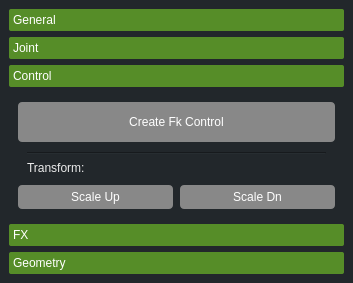
<?xml version="1.0" encoding="UTF-8"?>
<ui version="4.0">
 <class>jcToolKit</class>
 <widget class="QDialog" name="jcToolKit">
  <property name="geometry">
   <rect>
    <x>0</x>
    <y>0</y>
    <width>353</width>
    <height>283</height>
   </rect>
  </property>
  <property name="sizePolicy">
   <sizepolicy hsizetype="Preferred" vsizetype="Preferred">
    <horstretch>0</horstretch>
    <verstretch>0</verstretch>
   </sizepolicy>
  </property>
  <property name="windowTitle">
   <string>jcToolKit</string>
  </property>
  <property name="windowIcon">
   <iconset>
    <normaloff>img/toolkit.png</normaloff>img/toolkit.png</iconset>
  </property>
  <property name="styleSheet">
   <string notr="true">
QWidget{
    color: rgb(201, 202, 204);
	background-color: rgb(34, 39, 43);
	selection-background-color: rgb(1, 79, 131);
	color: rgb(235, 235, 235);
}

QListWidget::item:selected
{
   color: rgb(235, 235, 235);
   background-color: rgb(61, 120, 200);
}

QPushButton { 
	border:0px;
}

QPushButton:hover {background-color: rgb(55, 90, 126); }

QPushButton:pressed{ 
	 border: 0px solid green;
}

QToolTip { 
	background-color: rgb(52, 52, 52);
	color: rgb(241, 241, 241);
	border: black solid 1px;
}</string>
  </property>
  <layout class="QVBoxLayout" name="verticalLayout">
   <property name="leftMargin">
    <number>0</number>
   </property>
   <property name="topMargin">
    <number>0</number>
   </property>
   <property name="rightMargin">
    <number>0</number>
   </property>
   <property name="bottomMargin">
    <number>0</number>
   </property>
   <item>
    <widget class="QWidget" name="widget" native="true">
     <property name="sizePolicy">
      <sizepolicy hsizetype="Preferred" vsizetype="Preferred">
       <horstretch>0</horstretch>
       <verstretch>0</verstretch>
      </sizepolicy>
     </property>
     <layout class="QVBoxLayout" name="verticalLayout_2">
      <item>
       <widget class="QToolBox" name="toolBox">
        <property name="sizePolicy">
         <sizepolicy hsizetype="Preferred" vsizetype="Minimum">
          <horstretch>0</horstretch>
          <verstretch>0</verstretch>
         </sizepolicy>
        </property>
        <property name="minimumSize">
         <size>
          <width>0</width>
          <height>0</height>
         </size>
        </property>
        <property name="styleSheet">
         <string notr="true">QToolBox::tab{
	background-color:rgb(86,141,40);
	border-radius: 2px;
	color:rgb(255,255,255);
	font:75 12pt &quot;MS Shell Dlg 2&quot;;
}

QToolBox::tab: selected{
	background-color:rgb(220,252,190);
	color:rgb(86,141,40);
	font: 75 12pt &quot;MS Shell Dlg 2&quot;;
}


</string>
        </property>
        <property name="currentIndex">
         <number>2</number>
        </property>
        <widget class="QWidget" name="pgGeneral">
         <property name="geometry">
          <rect>
           <x>0</x>
           <y>0</y>
           <width>335</width>
           <height>155</height>
          </rect>
         </property>
         <property name="sizePolicy">
          <sizepolicy hsizetype="Expanding" vsizetype="Expanding">
           <horstretch>0</horstretch>
           <verstretch>30</verstretch>
          </sizepolicy>
         </property>
         <property name="minimumSize">
          <size>
           <width>0</width>
           <height>0</height>
          </size>
         </property>
         <property name="sizeIncrement">
          <size>
           <width>0</width>
           <height>0</height>
          </size>
         </property>
         <property name="styleSheet">
          <string notr="true">/*-----QPushButton-----*/
QPushButton
{
	background-color: rgb(136, 136, 136);
	color:#fff;
	min-width: 80px;
	border-radius: 4px;
	padding: 5px;

}


QPushButton::flat
{
	background-color: #148,149,151;
	border: none;
	color: #000;

}


QPushButton::disabled
{
	background-color: #606060;
	color: #959595;
	border-color: #051a39;

}


QPushButton::hover
{
	background-color: #148,149,151;
	border: 1px solid #46a2da;

}


QPushButton::pressed
{
	background-color: #2385b4;
	border: 1px solid #46a2da;

}


QPushButton::checked
{
	background-color: #bd5355;
	border: 1px solid #bd5355;
}</string>
         </property>
         <attribute name="label">
          <string>General</string>
         </attribute>
         <layout class="QVBoxLayout" name="verticalLayout_3">
          <property name="bottomMargin">
           <number>0</number>
          </property>
          <item>
           <layout class="QVBoxLayout" name="verticalLayout_11">
            <item>
             <widget class="QPushButton" name="btnSnap">
              <property name="sizePolicy">
               <sizepolicy hsizetype="Minimum" vsizetype="Preferred">
                <horstretch>0</horstretch>
                <verstretch>0</verstretch>
               </sizepolicy>
              </property>
              <property name="text">
               <string>Snap</string>
              </property>
             </widget>
            </item>
            <item>
             <widget class="QPushButton" name="btnOffsetGrp">
              <property name="sizePolicy">
               <sizepolicy hsizetype="Minimum" vsizetype="Preferred">
                <horstretch>0</horstretch>
                <verstretch>0</verstretch>
               </sizepolicy>
              </property>
              <property name="text">
               <string>Offset Group</string>
              </property>
             </widget>
            </item>
            <item>
             <layout class="QHBoxLayout" name="horizontalLayout_9">
              <item>
               <widget class="QPushButton" name="btnLockHide">
                <property name="sizePolicy">
                 <sizepolicy hsizetype="Minimum" vsizetype="Preferred">
                  <horstretch>0</horstretch>
                  <verstretch>0</verstretch>
                 </sizepolicy>
                </property>
                <property name="minimumSize">
                 <size>
                  <width>90</width>
                  <height>0</height>
                 </size>
                </property>
                <property name="text">
                 <string>Lock/Hide All</string>
                </property>
               </widget>
              </item>
              <item>
               <widget class="QPushButton" name="btnUnlockAll">
                <property name="sizePolicy">
                 <sizepolicy hsizetype="Minimum" vsizetype="Preferred">
                  <horstretch>0</horstretch>
                  <verstretch>0</verstretch>
                 </sizepolicy>
                </property>
                <property name="minimumSize">
                 <size>
                  <width>90</width>
                  <height>0</height>
                 </size>
                </property>
                <property name="text">
                 <string>Unlock All</string>
                </property>
               </widget>
              </item>
             </layout>
            </item>
            <item>
             <layout class="QVBoxLayout" name="verticalLayout_4">
              <item>
               <widget class="Line" name="line_2">
                <property name="orientation">
                 <enum>Qt::Horizontal</enum>
                </property>
               </widget>
              </item>
              <item>
               <widget class="QLabel" name="lblConnect">
                <property name="sizePolicy">
                 <sizepolicy hsizetype="Minimum" vsizetype="Fixed">
                  <horstretch>0</horstretch>
                  <verstretch>0</verstretch>
                 </sizepolicy>
                </property>
                <property name="text">
                 <string>Connect:</string>
                </property>
               </widget>
              </item>
              <item>
               <layout class="QHBoxLayout" name="horizontalLayout_10">
                <item>
                 <widget class="QPushButton" name="btnScale">
                  <property name="sizePolicy">
                   <sizepolicy hsizetype="Preferred" vsizetype="Preferred">
                    <horstretch>0</horstretch>
                    <verstretch>0</verstretch>
                   </sizepolicy>
                  </property>
                  <property name="minimumSize">
                   <size>
                    <width>90</width>
                    <height>0</height>
                   </size>
                  </property>
                  <property name="text">
                   <string>Scale</string>
                  </property>
                 </widget>
                </item>
                <item>
                 <widget class="QPushButton" name="btnRotate">
                  <property name="sizePolicy">
                   <sizepolicy hsizetype="Preferred" vsizetype="Preferred">
                    <horstretch>0</horstretch>
                    <verstretch>0</verstretch>
                   </sizepolicy>
                  </property>
                  <property name="minimumSize">
                   <size>
                    <width>90</width>
                    <height>0</height>
                   </size>
                  </property>
                  <property name="text">
                   <string>Rotate</string>
                  </property>
                 </widget>
                </item>
                <item>
                 <widget class="QPushButton" name="btnTranslate">
                  <property name="sizePolicy">
                   <sizepolicy hsizetype="Preferred" vsizetype="Preferred">
                    <horstretch>0</horstretch>
                    <verstretch>0</verstretch>
                   </sizepolicy>
                  </property>
                  <property name="minimumSize">
                   <size>
                    <width>90</width>
                    <height>0</height>
                   </size>
                  </property>
                  <property name="text">
                   <string>Translate</string>
                  </property>
                 </widget>
                </item>
               </layout>
              </item>
             </layout>
            </item>
           </layout>
          </item>
         </layout>
        </widget>
        <widget class="QWidget" name="pgJoint">
         <property name="geometry">
          <rect>
           <x>0</x>
           <y>0</y>
           <width>335</width>
           <height>191</height>
          </rect>
         </property>
         <property name="sizePolicy">
          <sizepolicy hsizetype="Expanding" vsizetype="Expanding">
           <horstretch>0</horstretch>
           <verstretch>30</verstretch>
          </sizepolicy>
         </property>
         <property name="minimumSize">
          <size>
           <width>0</width>
           <height>0</height>
          </size>
         </property>
         <property name="styleSheet">
          <string notr="true">/*-----QPushButton-----*/
QPushButton
{
	background-color: rgb(136, 136, 136);
	color:#fff;
	min-width: 80px;
	border-radius: 4px;
	padding: 5px;

}


QPushButton::flat
{
	background-color: #148,149,151;
	border: none;
	color: #000;

}


QPushButton::disabled
{
	background-color: #606060;
	color: #959595;
	border-color: #051a39;

}


QPushButton::hover
{
	background-color: #148,149,151;
	border: 1px solid #46a2da;

}


QPushButton::pressed
{
	background-color: #2385b4;
	border: 1px solid #46a2da;

}


QPushButton::checked
{
	background-color: #bd5355;
	border: 1px solid #bd5355;
}</string>
         </property>
         <attribute name="label">
          <string>Joint</string>
         </attribute>
         <layout class="QHBoxLayout" name="horizontalLayout_3">
          <property name="spacing">
           <number>6</number>
          </property>
          <item>
           <layout class="QVBoxLayout" name="verticalLayout_6" stretch="0,0,0,0,0,0,0">
            <property name="spacing">
             <number>6</number>
            </property>
            <property name="topMargin">
             <number>0</number>
            </property>
            <property name="bottomMargin">
             <number>0</number>
            </property>
            <item alignment="Qt::AlignTop">
             <widget class="QPushButton" name="btnAverageJnt">
              <property name="sizePolicy">
               <sizepolicy hsizetype="Minimum" vsizetype="Preferred">
                <horstretch>0</horstretch>
                <verstretch>0</verstretch>
               </sizepolicy>
              </property>
              <property name="text">
               <string>Average Joint</string>
              </property>
             </widget>
            </item>
            <item alignment="Qt::AlignTop">
             <widget class="QPushButton" name="btnSelJoint">
              <property name="sizePolicy">
               <sizepolicy hsizetype="Minimum" vsizetype="Preferred">
                <horstretch>0</horstretch>
                <verstretch>0</verstretch>
               </sizepolicy>
              </property>
              <property name="text">
               <string>Selection to Joints</string>
              </property>
             </widget>
            </item>
            <item>
             <widget class="Line" name="line_4">
              <property name="orientation">
               <enum>Qt::Horizontal</enum>
              </property>
             </widget>
            </item>
            <item>
             <widget class="QLabel" name="label">
              <property name="text">
               <string>Fk Joint:</string>
              </property>
             </widget>
            </item>
            <item>
             <layout class="QHBoxLayout" name="horizontalLayout_12">
              <item>
               <widget class="QLabel" name="label_5">
                <property name="text">
                 <string>Prefix:</string>
                </property>
               </widget>
              </item>
              <item>
               <widget class="QLineEdit" name="leFkJoint"/>
              </item>
              <item>
               <widget class="QSpinBox" name="spinBox"/>
              </item>
              <item>
               <widget class="QPushButton" name="btnFkJntCreate">
                <property name="text">
                 <string>Create</string>
                </property>
               </widget>
              </item>
             </layout>
            </item>
            <item>
             <widget class="Line" name="line">
              <property name="orientation">
               <enum>Qt::Horizontal</enum>
              </property>
             </widget>
            </item>
            <item>
             <layout class="QVBoxLayout" name="verticalLayout_5">
              <property name="spacing">
               <number>5</number>
              </property>
              <item>
               <widget class="QLabel" name="label_2">
                <property name="sizePolicy">
                 <sizepolicy hsizetype="Preferred" vsizetype="Maximum">
                  <horstretch>0</horstretch>
                  <verstretch>0</verstretch>
                 </sizepolicy>
                </property>
                <property name="minimumSize">
                 <size>
                  <width>0</width>
                  <height>0</height>
                 </size>
                </property>
                <property name="text">
                 <string>Axis Visibility:</string>
                </property>
               </widget>
              </item>
              <item>
               <layout class="QHBoxLayout" name="horizontalLayout_4">
                <item>
                 <widget class="QPushButton" name="pushButton_3">
                  <property name="minimumSize">
                   <size>
                    <width>90</width>
                    <height>0</height>
                   </size>
                  </property>
                  <property name="text">
                   <string>Show/Hide Selection</string>
                  </property>
                 </widget>
                </item>
                <item>
                 <widget class="QPushButton" name="pushButton_2">
                  <property name="minimumSize">
                   <size>
                    <width>90</width>
                    <height>0</height>
                   </size>
                  </property>
                  <property name="text">
                   <string>Show/Hide All</string>
                  </property>
                 </widget>
                </item>
               </layout>
              </item>
             </layout>
            </item>
           </layout>
          </item>
         </layout>
        </widget>
        <widget class="QWidget" name="pgControl">
         <property name="geometry">
          <rect>
           <x>0</x>
           <y>0</y>
           <width>335</width>
           <height>130</height>
          </rect>
         </property>
         <property name="sizePolicy">
          <sizepolicy hsizetype="Expanding" vsizetype="Expanding">
           <horstretch>0</horstretch>
           <verstretch>30</verstretch>
          </sizepolicy>
         </property>
         <property name="styleSheet">
          <string notr="true">/*-----QPushButton-----*/
QPushButton
{
	background-color: rgb(136, 136, 136);
	color:#fff;
	min-width: 80px;
	border-radius: 4px;
	padding: 5px;

}


QPushButton::flat
{
	background-color: #148,149,151;
	border: none;
	color: #000;

}


QPushButton::disabled
{
	background-color: #606060;
	color: #959595;
	border-color: #051a39;

}


QPushButton::hover
{
	background-color: #148,149,151;
	border: 1px solid #46a2da;

}


QPushButton::pressed
{
	background-color: #2385b4;
	border: 1px solid #46a2da;

}


QPushButton::checked
{
	background-color: #bd5355;
	border: 1px solid #bd5355;
}</string>
         </property>
         <attribute name="label">
          <string>Control</string>
         </attribute>
         <layout class="QVBoxLayout" name="verticalLayout_14">
          <item>
           <layout class="QVBoxLayout" name="verticalLayout_13">
            <property name="spacing">
             <number>1</number>
            </property>
            <item>
             <widget class="QPushButton" name="btnCreatCtrl">
              <property name="sizePolicy">
               <sizepolicy hsizetype="Minimum" vsizetype="Preferred">
                <horstretch>0</horstretch>
                <verstretch>0</verstretch>
               </sizepolicy>
              </property>
              <property name="text">
               <string>Create Fk Control</string>
              </property>
             </widget>
            </item>
            <item>
             <widget class="QWidget" name="widget_4" native="true">
              <property name="sizePolicy">
               <sizepolicy hsizetype="Preferred" vsizetype="Fixed">
                <horstretch>0</horstretch>
                <verstretch>0</verstretch>
               </sizepolicy>
              </property>
              <property name="minimumSize">
               <size>
                <width>0</width>
                <height>25</height>
               </size>
              </property>
              <layout class="QVBoxLayout" name="verticalLayout_16">
               <item>
                <widget class="Line" name="line_3">
                 <property name="orientation">
                  <enum>Qt::Horizontal</enum>
                 </property>
                </widget>
               </item>
               <item>
                <widget class="QLabel" name="label_4">
                 <property name="text">
                  <string>Transform:</string>
                 </property>
                </widget>
               </item>
              </layout>
             </widget>
            </item>
            <item>
             <layout class="QHBoxLayout" name="horizontalLayout_8">
              <property name="spacing">
               <number>7</number>
              </property>
              <item>
               <widget class="QPushButton" name="btnScaleUp">
                <property name="sizePolicy">
                 <sizepolicy hsizetype="Minimum" vsizetype="Fixed">
                  <horstretch>0</horstretch>
                  <verstretch>0</verstretch>
                 </sizepolicy>
                </property>
                <property name="text">
                 <string>Scale Up</string>
                </property>
               </widget>
              </item>
              <item>
               <widget class="QPushButton" name="btnScaleDn">
                <property name="sizePolicy">
                 <sizepolicy hsizetype="Minimum" vsizetype="Fixed">
                  <horstretch>0</horstretch>
                  <verstretch>0</verstretch>
                 </sizepolicy>
                </property>
                <property name="text">
                 <string>Scale Dn</string>
                </property>
               </widget>
              </item>
             </layout>
            </item>
           </layout>
          </item>
         </layout>
        </widget>
        <widget class="QWidget" name="pgFX">
         <property name="geometry">
          <rect>
           <x>0</x>
           <y>0</y>
           <width>335</width>
           <height>133</height>
          </rect>
         </property>
         <property name="sizePolicy">
          <sizepolicy hsizetype="Expanding" vsizetype="Expanding">
           <horstretch>0</horstretch>
           <verstretch>30</verstretch>
          </sizepolicy>
         </property>
         <property name="minimumSize">
          <size>
           <width>0</width>
           <height>0</height>
          </size>
         </property>
         <property name="styleSheet">
          <string notr="true">/*-----QPushButton-----*/
QPushButton
{
	background-color: rgb(136, 136, 136);
	color:#fff;
	min-width: 80px;
	border-radius: 4px;
	padding: 5px;

}


QPushButton::flat
{
	background-color: #148,149,151;
	border: none;
	color: #000;

}


QPushButton::disabled
{
	background-color: #606060;
	color: #959595;
	border-color: #051a39;

}


QPushButton::hover
{
	background-color: #148,149,151;
	border: 1px solid #46a2da;

}


QPushButton::pressed
{
	background-color: #2385b4;
	border: 1px solid #46a2da;

}


QPushButton::checked
{
	background-color: #bd5355;
	border: 1px solid #bd5355;
}</string>
         </property>
         <attribute name="label">
          <string>FX</string>
         </attribute>
         <layout class="QVBoxLayout" name="verticalLayout_10">
          <item>
           <layout class="QVBoxLayout" name="verticalLayout_9">
            <item>
             <layout class="QHBoxLayout" name="horizontalLayout_5">
              <item alignment="Qt::AlignTop">
               <widget class="QLabel" name="label_3">
                <property name="sizePolicy">
                 <sizepolicy hsizetype="Preferred" vsizetype="Maximum">
                  <horstretch>0</horstretch>
                  <verstretch>0</verstretch>
                 </sizepolicy>
                </property>
                <property name="text">
                 <string>Follicle Visibility:</string>
                </property>
               </widget>
              </item>
             </layout>
            </item>
            <item>
             <layout class="QHBoxLayout" name="horizontalLayout_6">
              <item alignment="Qt::AlignTop">
               <widget class="QPushButton" name="pushButton_8">
                <property name="sizePolicy">
                 <sizepolicy hsizetype="Minimum" vsizetype="Minimum">
                  <horstretch>0</horstretch>
                  <verstretch>0</verstretch>
                 </sizepolicy>
                </property>
                <property name="text">
                 <string>Show/Hide Selection</string>
                </property>
               </widget>
              </item>
              <item alignment="Qt::AlignTop">
               <widget class="QPushButton" name="pushButton_7">
                <property name="sizePolicy">
                 <sizepolicy hsizetype="Minimum" vsizetype="Minimum">
                  <horstretch>0</horstretch>
                  <verstretch>0</verstretch>
                 </sizepolicy>
                </property>
                <property name="text">
                 <string>Show/Hide All</string>
                </property>
               </widget>
              </item>
             </layout>
            </item>
           </layout>
          </item>
         </layout>
        </widget>
        <widget class="QWidget" name="pgGeometry">
         <property name="geometry">
          <rect>
           <x>0</x>
           <y>0</y>
           <width>335</width>
           <height>133</height>
          </rect>
         </property>
         <property name="sizePolicy">
          <sizepolicy hsizetype="Expanding" vsizetype="Expanding">
           <horstretch>0</horstretch>
           <verstretch>30</verstretch>
          </sizepolicy>
         </property>
         <property name="styleSheet">
          <string notr="true">/*-----QPushButton-----*/
QPushButton
{
	background-color: rgb(136, 136, 136);
	color:#fff;
	min-width: 80px;
	border-radius: 4px;
	padding: 5px;

}


QPushButton::flat
{
	background-color: #148,149,151;
	border: none;
	color: #000;

}


QPushButton::disabled
{
	background-color: #606060;
	color: #959595;
	border-color: #051a39;

}


QPushButton::hover
{
	background-color: #148,149,151;
	border: 1px solid #46a2da;

}


QPushButton::pressed
{
	background-color: #2385b4;
	border: 1px solid #46a2da;

}


QPushButton::checked
{
	background-color: #bd5355;
	border: 1px solid #bd5355;
}</string>
         </property>
         <attribute name="label">
          <string>Geometry</string>
         </attribute>
         <layout class="QVBoxLayout" name="verticalLayout_8">
          <item>
           <layout class="QVBoxLayout" name="verticalLayout_7">
            <property name="spacing">
             <number>0</number>
            </property>
            <item alignment="Qt::AlignTop">
             <widget class="QPushButton" name="btnTransferSkin">
              <property name="sizePolicy">
               <sizepolicy hsizetype="Minimum" vsizetype="Preferred">
                <horstretch>0</horstretch>
                <verstretch>0</verstretch>
               </sizepolicy>
              </property>
              <property name="text">
               <string>Transfer Skin</string>
              </property>
             </widget>
            </item>
            <item alignment="Qt::AlignTop">
             <widget class="QPushButton" name="btnZeroTransforms">
              <property name="sizePolicy">
               <sizepolicy hsizetype="Minimum" vsizetype="Preferred">
                <horstretch>0</horstretch>
                <verstretch>0</verstretch>
               </sizepolicy>
              </property>
              <property name="text">
               <string>Zero Transformation</string>
              </property>
             </widget>
            </item>
            <item alignment="Qt::AlignTop">
             <widget class="QPushButton" name="btnAbSymMesh">
              <property name="sizePolicy">
               <sizepolicy hsizetype="Minimum" vsizetype="Preferred">
                <horstretch>0</horstretch>
                <verstretch>0</verstretch>
               </sizepolicy>
              </property>
              <property name="text">
               <string>abSymmetryMesh</string>
              </property>
             </widget>
            </item>
            <item alignment="Qt::AlignTop">
             <widget class="QPushButton" name="btnDoraSkin">
              <property name="sizePolicy">
               <sizepolicy hsizetype="Minimum" vsizetype="Preferred">
                <horstretch>0</horstretch>
                <verstretch>0</verstretch>
               </sizepolicy>
              </property>
              <property name="text">
               <string>Dora Skin</string>
              </property>
             </widget>
            </item>
           </layout>
          </item>
         </layout>
        </widget>
       </widget>
      </item>
     </layout>
    </widget>
   </item>
  </layout>
 </widget>
 <resources/>
 <connections/>
</ui>
